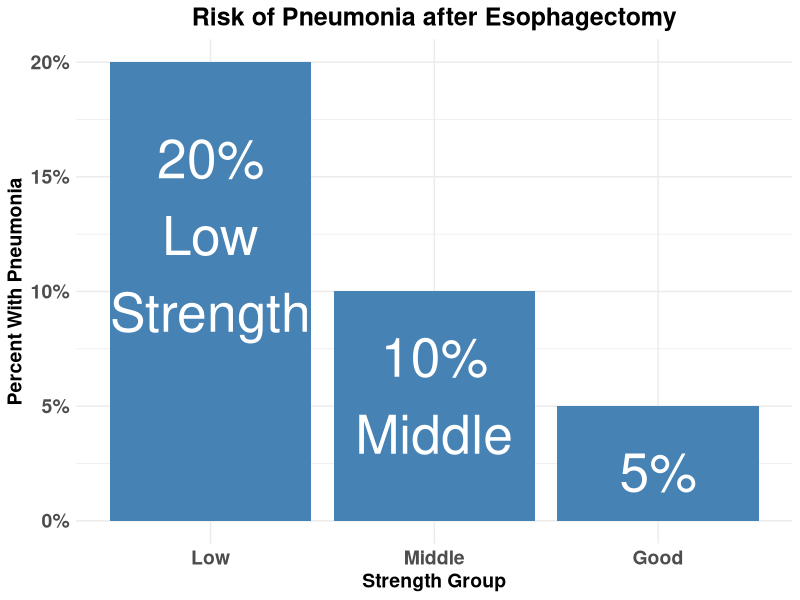
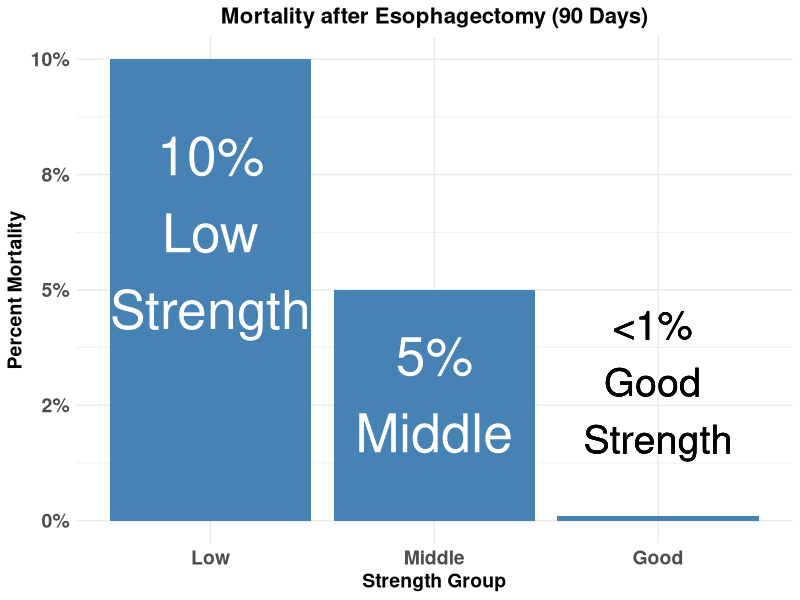
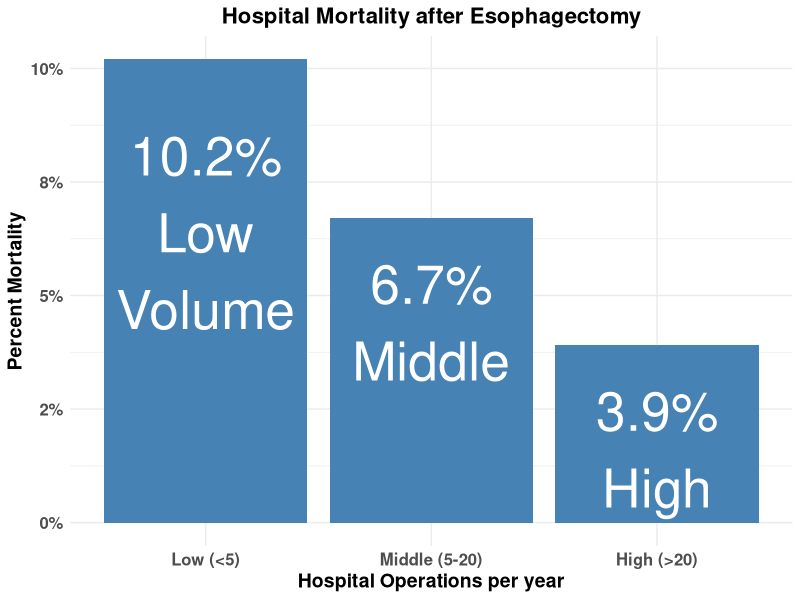
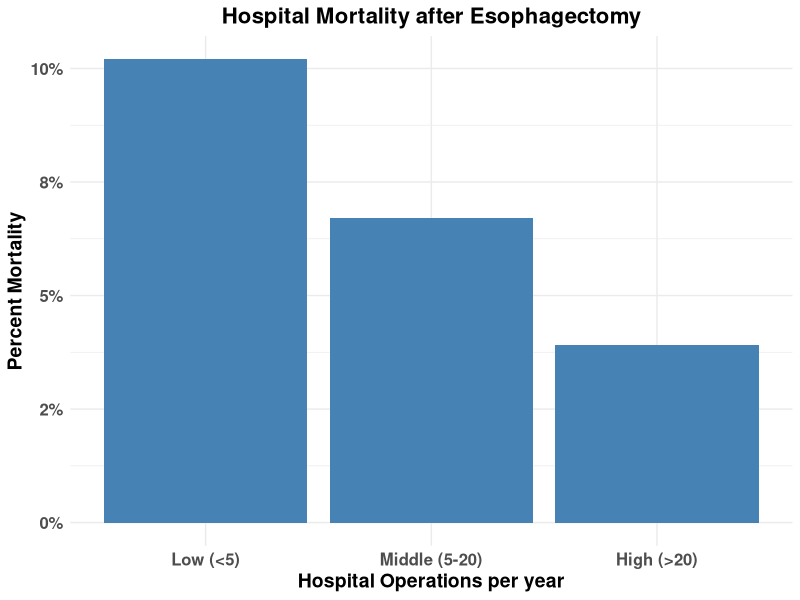
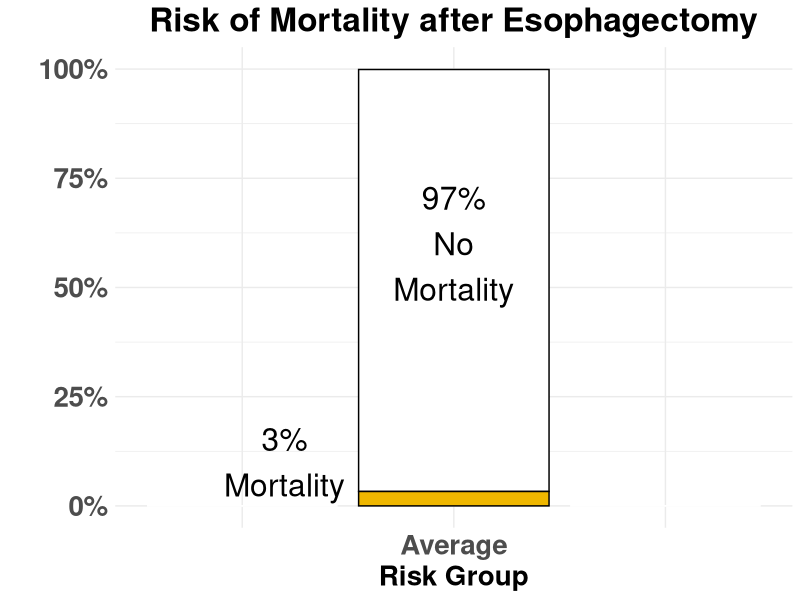
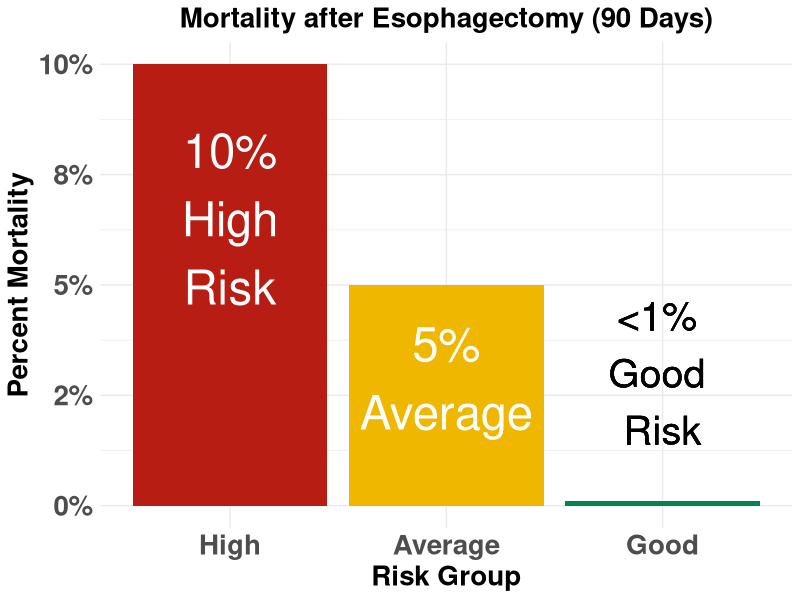

Generate these figures, in order, with R:
## ---- chunk 1
options(htmltools.dir.version = FALSE)
knitr::opts_chunk$set(warning = FALSE, message = FALSE)
## ---- chunk 2
library(ggplot2)
df1<-data.frame(pneumonia=c(0.20,0.10,0.05),strength=c("Low","Middle","Good"),pneumonia_labels =c("20%\nLow\nStrength","10%\nMiddle","5%\nGood"))
strengths=c("Low","Middle","Good")
p<-ggplot(data=df1, aes(x=strength,y=pneumonia))+
  geom_bar(stat="identity", fill="steelblue")+scale_x_discrete(limits=strengths)+scale_y_continuous(labels = scales::percent_format(accuracy=1)) +
        geom_text(aes(label=pneumonia_labels),vjust=1.4, color="white",size=13.5)+
  theme_minimal()+
  theme( axis.text=element_text(size=14,face="bold"),axis.title=element_text(size=14, face="bold"),plot.title = element_text(hjust=0.5,face="bold",size=18)) +
  ggtitle("Risk of Pneumonia after Esophagectomy") +
  labs(y="Percent With Pneumonia",x="Strength Group") 
p
## ---- chunk 3
library(ggplot2)
df1<-data.frame(mortality=c(0.10,0.05,0.001),strength=c("Low","Middle","Good"),mortality_labels =c("10%\nLow\nStrength","5%\nMiddle","0.0%\nGood"))
strengths=c("Low","Middle","Good")
p<-ggplot(data=df1, aes(x=strength,y=mortality))+
  geom_bar(stat="identity", fill="steelblue")+scale_x_discrete(limits=strengths)+scale_y_continuous(labels = scales::percent_format(accuracy=1)) +
        geom_text(aes(label=mortality_labels),vjust=1.4, color="white",size=13.5)+
  theme_minimal()+
  theme( axis.text=element_text(size=14,face="bold"),axis.title=element_text(size=14, face="bold"),plot.title = element_text(hjust=0.5,face="bold",size=16)) +
  ggtitle("Mortality after Esophagectomy (90 Days)") +
  labs(y="Percent Mortality",x="Strength Group") +
  geom_text(x=3,y=0.03,label="<1% \nGood \nStrength", size=10)
p

## ---- chunk 4
library(ggplot2)
df<-data.frame(mortality=c(.102,.067,.039),strength=c("Low (<5)","Middle (5-20)","High (>20)"),mortality_labels =c("10.2%\nLow\nVolume","6.7%\nMiddle","3.9%\nHigh"))
strengths=c("Low (<5)","Middle (5-20)","High (>20)")
p<-ggplot(data=df, aes(x=strength,y=mortality))+
  geom_bar(stat="identity", fill="steelblue")+scale_x_discrete(limits=strengths)+scale_y_continuous(labels = scales::percent_format(accuracy=1)) +
        geom_text(aes(label=mortality_labels),vjust=1.4, color="white",size=13.5)+
  theme_minimal()+
  theme( axis.text=element_text(size=12,face="bold"),axis.title=element_text(size=14, face="bold"),plot.title = element_text(hjust=0.5,face="bold",size=16)) +
  ggtitle("Hospital Mortality after Esophagectomy") +
  labs(y="Percent Mortality",x="Hospital Operations per year")
p

## ---- chunk 5
library(ggplot2)
df<-data.frame(mortality=c(.102,.067,.039),strength=c("Low (<5)","Middle (5-20)","High (>20)"))
strengths=c("Low (<5)","Middle (5-20)","High (>20)")
p<-ggplot(data=df, aes(x=strength,y=mortality))+
  geom_bar(stat="identity", fill="steelblue")+scale_x_discrete(limits=strengths)+scale_y_continuous(labels = scales::percent_format(accuracy=1)) +theme_minimal() + theme( axis.text=element_text(size=12,face="bold"),axis.title=element_text(size=14, face="bold"),plot.title = element_text(hjust=0.5,face="bold",size=16)) +
  ggtitle("Hospital Mortality after Esophagectomy") +
  labs(y="Percent Mortality",x="Hospital Operations per year")
p

#ggsave("hosp_mort.png",device="png",path="images/")

## ---- chunk 6
df2<-data.frame(mortality=c(0,0,.966,0.033,0,0),strength=c("  ","  ","Average","Average","    ","    "), Outcome=c("No Mortality", "Mortality","No Mortality", "Mortality","No Mortality", "Mortality"),mortality_labels=c("","","3.3%","", "",""),ordering=c(5,5,2,2,1,1), yordering = c(0,1,0,1,0,1))
#group_widths=c(25,25,50)
p<-ggplot(data=df2, aes(x=reorder(strength,ordering),y=mortality, fill=reorder(Outcome,yordering) ))+
  geom_bar(stat="identity", color=c("white","white","black","black","white","white"))+scale_y_continuous(labels = scales::percent_format(accuracy=1),limits=c(0,1)) +
  #geom_text(aes(label=mortality_labels),vjust=-1,color="black" ,size=12)+
  theme_minimal()+
  theme( axis.text=element_text(size=20,face="bold"),axis.title.x=element_text(size=20, face="bold"),axis.title.y=element_text(size=20, face="bold"),plot.title = element_text(hjust=0.5,face="bold",size=24)) +
  ggtitle("Risk of Mortality after Esophagectomy") +
  labs(y="",x="Risk Group",fill="Outcome") +
  scale_fill_manual(values=c("white","#EFB700"))+
  scale_color_manual(values=c("black","black","black"))+
  theme(legend.key = element_rect(color="black"), legend.title = element_text(size=16), legend.text =element_text(size=14)  )+
  annotate("text", x =2,y=0.6, label= "97%\nNo\nMortality", size=8)+
    theme(legend.position="none")+
  annotate("text", x =1.2,y=0.1, label= "3%\nMortality", size=8)+
    theme(legend.position="none")
p
## ---- chunk 7
library(ggplot2)
df1<-data.frame(mortality=c(0.10,0.05,0.001),strength=c("High","Average","Good"),mortality_labels =c("10%\nHigh\nRisk","5%\nAverage","0.0%\nGood"))
strengths=c("High","Average","Good")
p<-ggplot(data=df1, aes(x=strength,y=mortality))+
  geom_bar(stat="identity", fill=c("#B81D13","#EFB700","#008450"))+scale_x_discrete(limits=strengths)+scale_y_continuous(labels = scales::percent_format(accuracy=1),limits=c(0,.1)) +
        geom_text(aes(label=mortality_labels),vjust=1.4, color="white",size=12)+
  theme_minimal()+
    scale_color_manual(values=c("black","black","black"))+
  theme( axis.text=element_text(size=20,face="bold"),axis.title=element_text(size=20, face="bold"),plot.title = element_text(hjust=0.5,face="bold",size=20)) +
  ggtitle("Mortality after Esophagectomy (90 Days)") +
  labs(y="Percent Mortality",x="Risk Group") +
  geom_text(x=3,y=0.03,label="<1% \nGood \nRisk", size=10)
p
